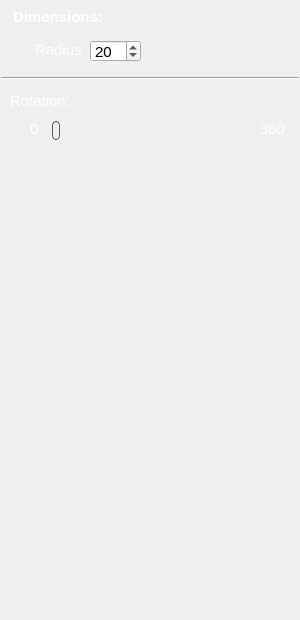
    <widget class="QGroupBox" name="groupBox_PieOverlay">
     <property name="geometry">
      <rect>
       <x>10</x>
       <y>50</y>
       <width>300</width>
       <height>620</height>
      </rect>
     </property>
     <property name="font">
      <font>
       <pointsize>11</pointsize>
      </font>
     </property>
     <property name="styleSheet">
      <string notr="true">QGroupBox{
border:none;
} </string>
     </property>
     <property name="title">
      <string/>
     </property>
     <property name="flat">
      <bool>false</bool>
     </property>
     <property name="checkable">
      <bool>false</bool>
     </property>
     <widget class="QSpinBox" name="spinBox_pieChartRadius">
      <property name="geometry">
       <rect>
        <x>90</x>
        <y>40</y>
        <width>51</width>
        <height>22</height>
       </rect>
      </property>
      <property name="font">
       <font>
        <pointsize>11</pointsize>
       </font>
      </property>
      <property name="maximum">
       <number>1000</number>
      </property>
      <property name="singleStep">
       <number>5</number>
      </property>
      <property name="value">
       <number>20</number>
      </property>
     </widget>
     <widget class="Line" name="line_17">
      <property name="geometry">
       <rect>
        <x>1</x>
        <y>70</y>
        <width>298</width>
        <height>16</height>
       </rect>
      </property>
      <property name="font">
       <font>
        <pointsize>11</pointsize>
       </font>
      </property>
      <property name="orientation">
       <enum>Qt::Horizontal</enum>
      </property>
     </widget>
     <widget class="QLabel" name="label_pieR">
      <property name="geometry">
       <rect>
        <x>35</x>
        <y>38</y>
        <width>47</width>
        <height>24</height>
       </rect>
      </property>
      <property name="font">
       <font>
        <pointsize>11</pointsize>
       </font>
      </property>
      <property name="styleSheet">
       <string notr="true">QLabel {color:white;}</string>
      </property>
      <property name="text">
       <string>Radius:</string>
      </property>
     </widget>
     <widget class="QLabel" name="label_31">
      <property name="geometry">
       <rect>
        <x>13</x>
        <y>7</y>
        <width>111</width>
        <height>20</height>
       </rect>
      </property>
      <property name="font">
       <font>
        <pointsize>11</pointsize>
        <weight>75</weight>
        <bold>true</bold>
       </font>
      </property>
      <property name="styleSheet">
       <string notr="true">QLabel {color:white;}</string>
      </property>
      <property name="text">
       <string>Dimensions:</string>
      </property>
      <property name="wordWrap">
       <bool>true</bool>
      </property>
     </widget>
     <widget class="QSlider" name="horizontalSlider_pieChartRot">
      <property name="geometry">
       <rect>
        <x>52</x>
        <y>120</y>
        <width>200</width>
        <height>20</height>
       </rect>
      </property>
      <property name="font">
       <font>
        <pointsize>11</pointsize>
       </font>
      </property>
      <property name="styleSheet">
       <string notr="true">QSlider::groove:horizontal {
	background-color: rgb(240,240,240);
	height:3px;
}

QSlider::handle:horizontal {
	background-color: rgb(240,240,240);
    border: 1px solid #5c5c5c;
    width: 6px;
    height: 8px;
	margin: -8px 0;
    border-radius: 4px;
}</string>
      </property>
      <property name="minimum">
       <number>0</number>
      </property>
      <property name="maximum">
       <number>360</number>
      </property>
      <property name="value">
       <number>0</number>
      </property>
      <property name="sliderPosition">
       <number>0</number>
      </property>
      <property name="orientation">
       <enum>Qt::Horizontal</enum>
      </property>
     </widget>
     <widget class="QLabel" name="label_29">
      <property name="geometry">
       <rect>
        <x>10</x>
        <y>80</y>
        <width>61</width>
        <height>41</height>
       </rect>
      </property>
      <property name="font">
       <font>
        <pointsize>11</pointsize>
       </font>
      </property>
      <property name="styleSheet">
       <string notr="true">QLabel {color:white;}</string>
      </property>
      <property name="text">
       <string>Rotation:</string>
      </property>
      <property name="wordWrap">
       <bool>true</bool>
      </property>
     </widget>
     <widget class="QLabel" name="label_30">
      <property name="geometry">
       <rect>
        <x>30</x>
        <y>119</y>
        <width>20</width>
        <height>20</height>
       </rect>
      </property>
      <property name="font">
       <font>
        <pointsize>11</pointsize>
       </font>
      </property>
      <property name="styleSheet">
       <string notr="true">QLabel {color:white;}</string>
      </property>
      <property name="text">
       <string>0</string>
      </property>
      <property name="wordWrap">
       <bool>true</bool>
      </property>
     </widget>
     <widget class="QLabel" name="label_32">
      <property name="geometry">
       <rect>
        <x>260</x>
        <y>119</y>
        <width>31</width>
        <height>20</height>
       </rect>
      </property>
      <property name="font">
       <font>
        <pointsize>11</pointsize>
       </font>
      </property>
      <property name="styleSheet">
       <string notr="true">QLabel {color:white;}</string>
      </property>
      <property name="text">
       <string>360</string>
      </property>
      <property name="wordWrap">
       <bool>true</bool>
      </property>
     </widget>
    </widget>
